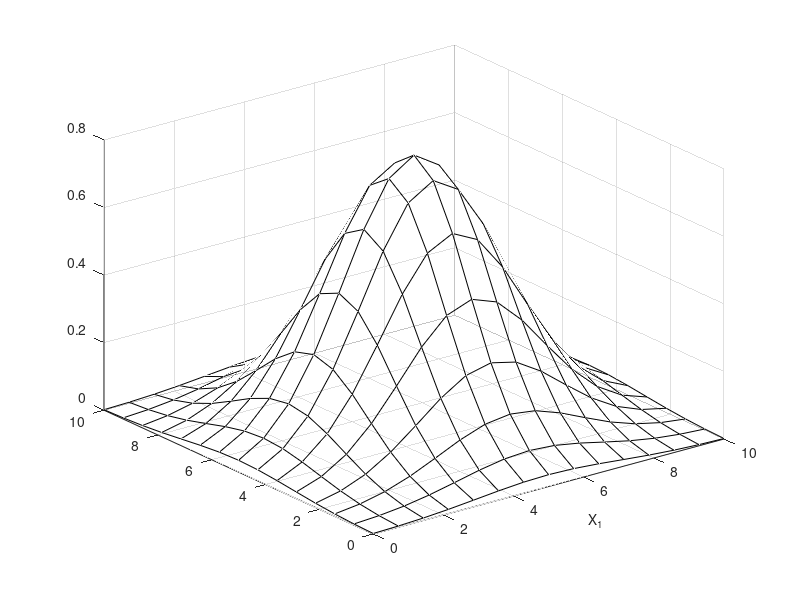

The MATLAB source for this figure: (Note: this script raises an error after producing the figure.)
N = 10.0;
pointsNum = 15;
threshold = 0.25;
sigma = 0.5;
S1 = -5;
T1 = -5;


x=linspace(0, N,pointsNum);
y=x;
[X,Y]=meshgrid(x,y);

planeZ = zeros(pointsNum,pointsNum)+threshold;

z1=(1/sqrt(2*pi*sigma^2).*exp(-((X+S1).^2/2*sigma^2)-((Y+T1).^2/2*sigma^2)));
z = z1;

s1 = surf(X,Y, z,'FaceAlpha',0);

hold on

c1 = contour(X,Y,z1,[8], 'r');


xLab = xlabel('X_1','fontsize',10);
xLab.Position = [5 -0.5 -0.05];
xticks([])
yLab = ylabel('X_2','fontsize',10);
yLab.Position = [-0.5 5 -0.08];
yticks([])
XX = yLab.Position;
zlabel('U','fontsize',10)
zticks([])

%shading interp
%axis tight